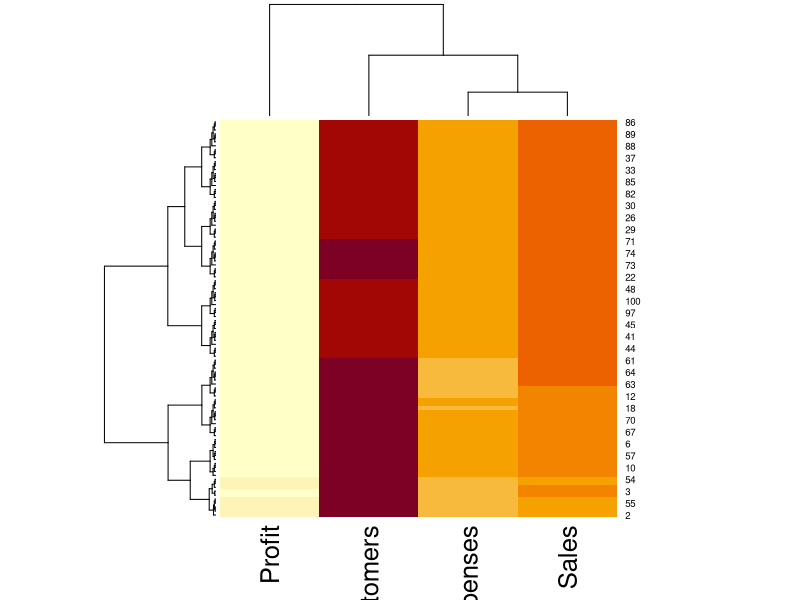

The R script that drew this image:
# HEATMAP
# Load data from CSV
data <- read.csv("datasets/business_data.csv")

numeric_data <- data[, c("Sales", "Profit", "Expenses", "Customers")]
heatmap(as.matrix(numeric_data))
